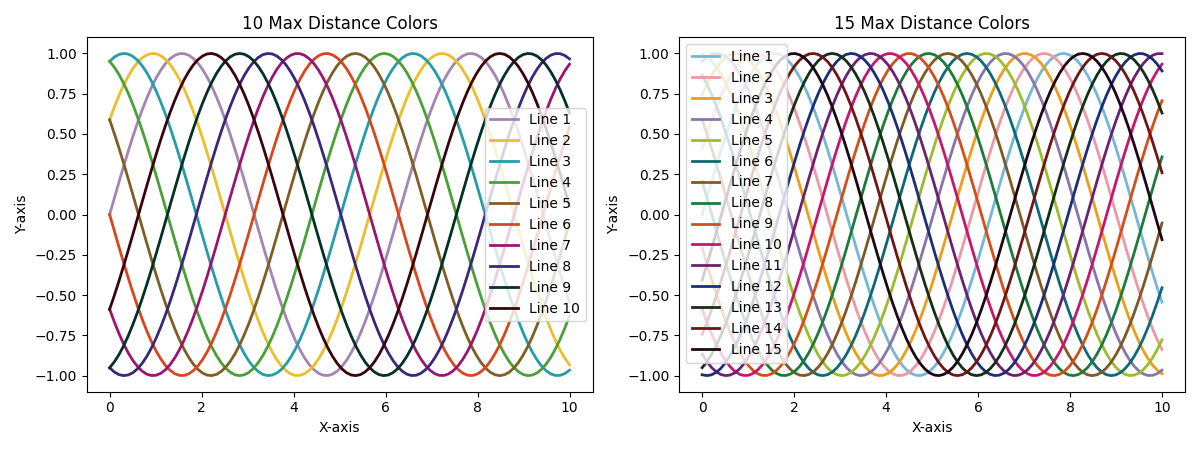

Recreate this plot in Python.
import matplotlib.pyplot as plt
import numpy as np

# Parameter settings
x = np.linspace(0, 10, 100)

# Manually set color list
# colors1 = ['#2eabfe', '#04b29a', '#fe992c', '#aefe06', '#fe0569',
#            '#555800', '#084a5b', '#8e00fd', '#550001', '#00004c']   # DIN99d
# colors1 = ['#00b27e', '#f0fe01', '#04a5fd', '#be7900', '#fe03d2',
#            '#6e0afe', '#fe0202', '#013300', '#590005', '#00003b']   # CAM16LCD

colors1 = ['#a385b3', '#ecbe2b', '#259da9', '#49a037', '#7f5e26',
           '#d7461f', '#9a1570', '#3a2778', '#033029', '#38050a']   # CAM16LCD CMYK
colors2 = ['#74b7d7', '#ed98a4', '#ea9e1b', '#8776a9', '#9cbc2d',
           '#0f6877', '#7f5925', '#1c7b3a', '#d34e18', '#c5176c',
           '#6c2170', '#1a3076', '#132f17', '#6e1519', '#1d0815']


# Create figure and subplots
plt.figure(figsize=(12, 4.5))  # Set figure size

# Left subplot
plt.subplot(1, 2, 1)
n_line = 10
y = [np.sin(x + 2 * np.pi * i / n_line) for i in range(n_line)]
for i in range(n_line):
    plt.plot(x, y[i], color=colors1[i], label=f'Line {i + 1}', lw=2)
plt.title(f'{n_line} Max Distance Colors')
plt.xlabel('X-axis')
plt.ylabel('Y-axis')
plt.legend()

# Right subplot
plt.subplot(1, 2, 2)
n_line = 15
y = [np.sin(x + 2 * np.pi * i / n_line) for i in range(n_line)]
for i in range(n_line):
    plt.plot(x, y[i], color=colors2[i], label=f'Line {i + 1}', lw=2)
plt.title(f'{n_line} Max Distance Colors')
plt.xlabel('X-axis')
plt.ylabel('Y-axis')
plt.legend()

# Display the figure
plt.tight_layout()  # Automatically adjust subplot spacing
plt.show()
